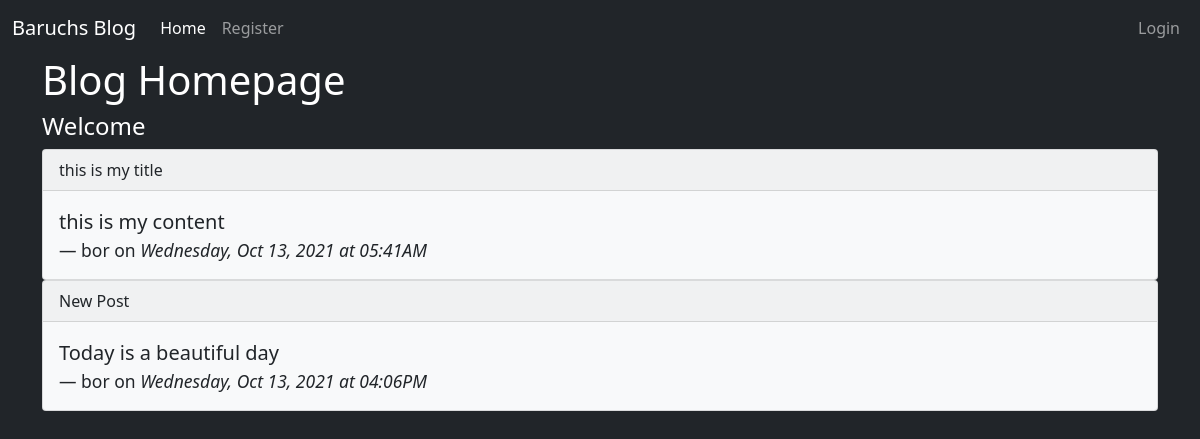
Before: / with the older database file.
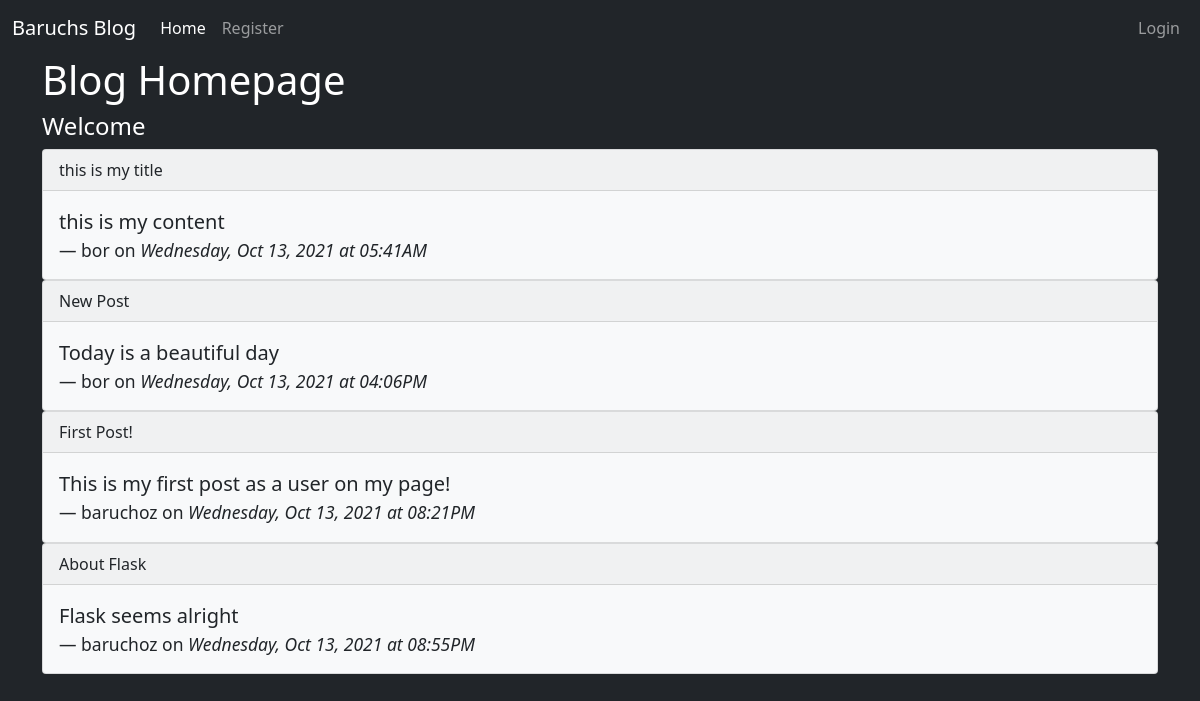
After: the same page with the newer database file.
### app/models.py (models this page shows, shortened)
class Post(db.Model):
    id = db.Column(db.Integer, primary_key=True)
    title= db.Column(db.String(200))
    content = db.Column(db.String(300))
    date_created = db.Column(db.DateTime, nullable=False, default=datetime.utcnow )
    user_id = db.Column(db.Integer, db.ForeignKey('user.id'), nullable=False)

class User(db.Model, UserMixin):
    id = db.Column(db.Integer, primary_key=True)
    username = db.Column(db.String(150), nullable=False, unique=True)
    email = db.Column(db.String(150), nullable=False, unique=True)
    password = db.Column(db.String(256), nullable=False)
    posts = db.relationship('Post', backref='author', lazy=True)

### app/routes.py (the view)
@app.route('/')
def index():
    title = 'Blog Homepage'
    posts = Post.query.all()
    return render_template('index.html', title=title, posts=posts)

### app/templates/index.html
{% extends 'base.html' %}
{% block content %}
<h1>Blog Homepage</h1>
<h4>Welcome {{ current_user.username }}</h4>
{% for p in posts %}
    <div class="card bg-light text-dark">
        <div class="card-header">
        {{ p.title }}
        </div>
        <div class="card-body">
            <blockquote class="blockquote mb-0">
                <p>{{ p.content }}</p>
                <footer class="blockquote-footer text-dark">{{ p.author.username }} on <cite title="Source Title">
                    {{ p.date_created.strftime('%A, %b %d, %Y at %I:%M%p') }}
                </cite></footer>
            </blockquote>
        </div>
    </div>
{% endfor %}
{% endblock %}

### app/templates/base.html (shortened to what this page needs)
<!DOCTYPE html>
<html lang="en">
    <head>
        <link rel="stylesheet" href="https://cdnjs.cloudflare.com/ajax/libs/twitter-bootstrap/5.1.0/css/bootstrap.min.css">
        <link rel="stylesheet" href="https://cdnjs.cloudflare.com/ajax/libs/font-awesome/5.15.4/css/all.min.css">
    </head>
    <body class='bg-dark text-white'>
        {% include 'nav.html' %}
        <div class="container">
            {% block content %}
            {% endblock %}
        </div>
    </body>
</html>

### app/templates/nav.html (shortened to what this page needs)
<nav class="navbar navbar-expand-lg navbar-dark bg-dark">
    <div class="container-fluid">
      <a class="navbar-brand" href="#">Baruchs Blog</a>
      <div class="collapse navbar-collapse" id="navbarSupportedContent">
        <ul class="navbar-nav me-auto mb-2 mb-lg-0">
          <li class="nav-item">
            <a class="nav-link active" aria-current="page" href="/">Home</a>
          </li>
          {% if current_user.is_authenticated %}
          <li class="nav-item">
            <a class="nav-link" href="/favorite_5">Favorite 5</a>
          </li>
          <li class="nav-item">
            <a class="nav-link" href="/register_phone_number">Phonebook</a>
          </li>
          <li class="nav-item">
            <a class="nav-link" href="/createpost">Create Post</a>
          </li>
          {% else %}
          <li class="nav-item">
            <a class="nav-link" href="/register">Register</a>
          </li>
          {% endif %}
        </ul>
          <ul class="navbar-nav ms-auto">
          {% if current_user.is_authenticated %}
          <li class="nav-item dropdown">
            <a class="nav-link dropdown-toggle" href="#" id="navbarDropdown" role="button" data-bs-toggle="dropdown" aria-expanded="false">
              Menu
            </a>
            <ul class="dropdown-menu dropdown-menu-end" aria-labelledby="navbarDropdown">
              <li><a class="dropdown-item" href="#">Action</a></li>
              <li><a class="dropdown-item" href="#">Another action</a></li>
              <li><hr class="dropdown-divider"></li>
              <li><a class="dropdown-item" href="/logout">Logout</a></li>
            </ul>
          </li>
          {% else %}
          <li class="nav-item">
            <a class="nav-link" href="/login">Login</a>
          </li>
          {% endif %}
        </ul>
      </div>
    </div>
  </nav>

Changed rows visible on the page:
added Post: title "First Post!", content "This is my first post as a user on my page!", author.username "baruchoz", date_created "Wednesday, Oct 13, 2021 at 08:21PM"
added Post: title "About Flask", content "Flask seems alright", author.username "baruchoz", date_created "Wednesday, Oct 13, 2021 at 08:55PM"
